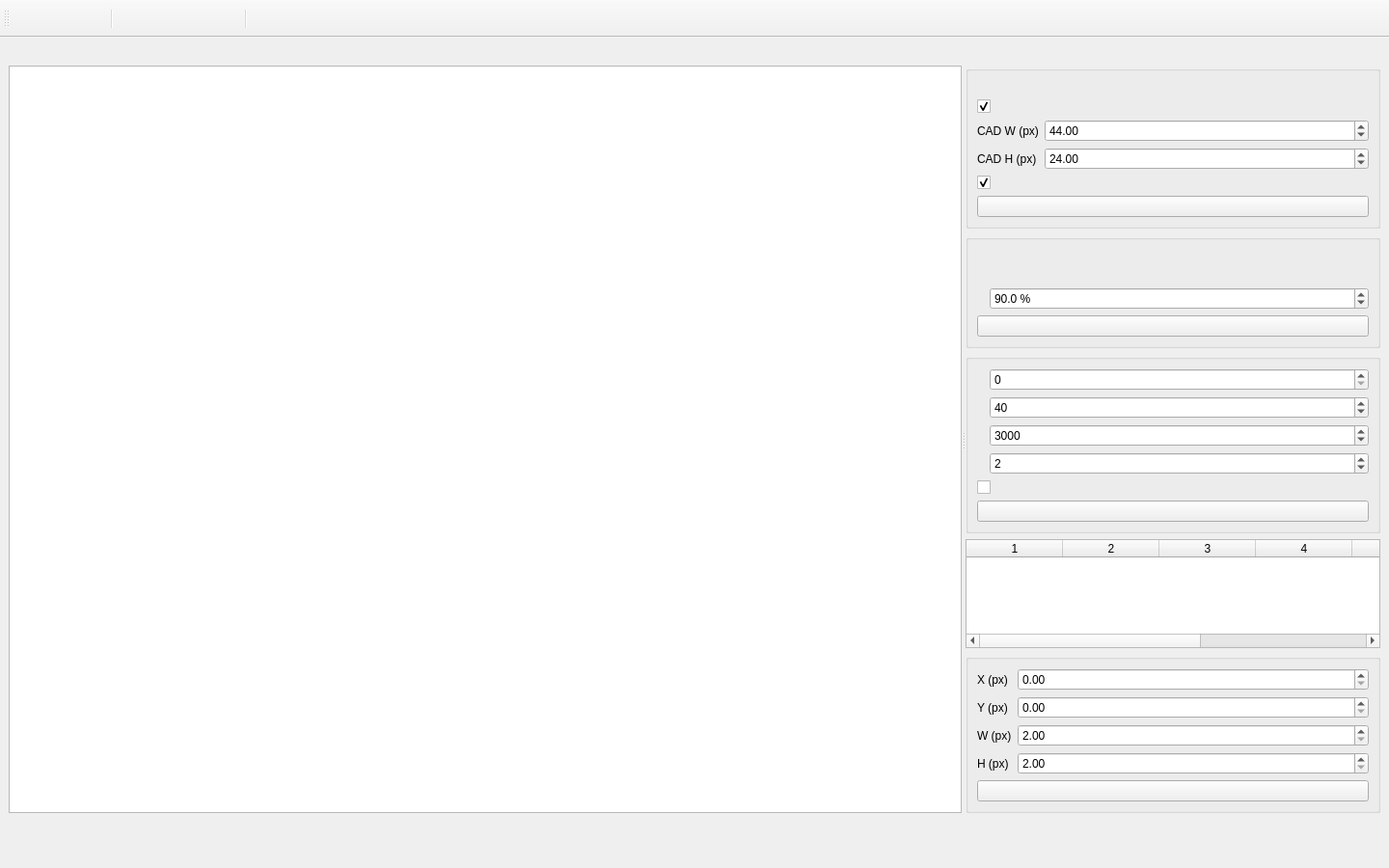
<?xml version="1.0" encoding="UTF-8"?>
<ui version="4.0">
 <class>aoi::ui::SolderTeachingWindow</class>
 <widget class="QMainWindow" name="SolderTeachingWindow">
  <property name="geometry"><rect><x>0</x><y>0</y><width>1440</width><height>900</height></rect></property>
  <widget class="QWidget" name="centralWidget">
   <layout class="QVBoxLayout" name="mainLayout">
    <item><widget class="QLabel" name="hint"><property name="wordWrap"><bool>true</bool></property></widget></item>
    <item><widget class="QSplitter" name="splitter">
     <property name="orientation"><enum>Qt::Horizontal</enum></property>
     <widget class="aoi::ui::ImageCanvas" name="canvas"/>
     <widget class="QWidget" name="side">
      <property name="minimumSize"><size><width>330</width><height>0</height></size></property>
      <property name="maximumSize"><size><width>430</width><height>16777215</height></size></property>
      <layout class="QVBoxLayout" name="sideLayout">
       <item><widget class="QGroupBox" name="cadGroup"><layout class="QFormLayout" name="cadForm">
        <item row="0" column="0" colspan="2"><widget class="QLabel" name="cadInfo"><property name="wordWrap"><bool>true</bool></property></widget></item>
        <item row="1" column="0" colspan="2"><widget class="QCheckBox" name="cadAuto"><property name="checked"><bool>true</bool></property></widget></item>
        <item row="2" column="0"><widget class="QLabel" name="cadWidthLabel"><property name="text"><string notr="true">CAD W (px)</string></property></widget></item>
        <item row="2" column="1"><widget class="QDoubleSpinBox" name="cadWidth"><property name="minimum"><double>8.0</double></property><property name="maximum"><double>1000.0</double></property><property name="value"><double>44.0</double></property></widget></item>
        <item row="3" column="0"><widget class="QLabel" name="cadHeightLabel"><property name="text"><string notr="true">CAD H (px)</string></property></widget></item>
        <item row="3" column="1"><widget class="QDoubleSpinBox" name="cadHeight"><property name="minimum"><double>8.0</double></property><property name="maximum"><double>1000.0</double></property><property name="value"><double>24.0</double></property></widget></item>
        <item row="4" column="0" colspan="2"><widget class="QCheckBox" name="cadSnap"><property name="checked"><bool>true</bool></property></widget></item>
        <item row="5" column="0" colspan="2"><widget class="QPushButton" name="cadWholeButton"/></item>
       </layout></widget></item>
       <item><widget class="QGroupBox" name="sampleGroup"><layout class="QFormLayout" name="sampleForm">
        <item row="0" column="0" colspan="2"><widget class="QLabel" name="sampleSummary"/></item>
        <item row="1" column="0" colspan="2"><widget class="QLabel" name="sizeSummary"><property name="wordWrap"><bool>true</bool></property></widget></item>
        <item row="2" column="0"><widget class="QLabel" name="similarityLabel"/></item>
        <item row="2" column="1"><widget class="QDoubleSpinBox" name="similarity"><property name="minimum"><double>50.0</double></property><property name="maximum"><double>99.0</double></property><property name="decimals"><number>1</number></property><property name="value"><double>90.0</double></property><property name="suffix"><string notr="true"> %</string></property></widget></item>
        <item row="3" column="0" colspan="2"><widget class="QPushButton" name="searchButton"/></item>
       </layout></widget></item>
       <item><widget class="QGroupBox" name="detectionGroup"><layout class="QFormLayout" name="detectForm">
        <item row="0" column="0"><widget class="QLabel" name="thresholdLabel"/></item>
        <item row="0" column="1"><widget class="QSpinBox" name="threshold"><property name="maximum"><number>255</number></property></widget></item>
        <item row="1" column="0"><widget class="QLabel" name="minAreaLabel"/></item>
        <item row="1" column="1"><widget class="QSpinBox" name="minArea"><property name="minimum"><number>1</number></property><property name="maximum"><number>10000000</number></property><property name="value"><number>40</number></property></widget></item>
        <item row="2" column="0"><widget class="QLabel" name="maxAreaLabel"/></item>
        <item row="2" column="1"><widget class="QSpinBox" name="maxArea"><property name="minimum"><number>1</number></property><property name="maximum"><number>10000000</number></property><property name="value"><number>3000</number></property></widget></item>
        <item row="3" column="0"><widget class="QLabel" name="paddingLabel"/></item>
        <item row="3" column="1"><widget class="QSpinBox" name="padding"><property name="maximum"><number>100</number></property><property name="value"><number>2</number></property></widget></item>
        <item row="4" column="0" colspan="2"><widget class="QCheckBox" name="darkForeground"/></item>
        <item row="5" column="0" colspan="2"><widget class="QPushButton" name="repeatButton"/></item>
       </layout></widget></item>
       <item><widget class="QTableWidget" name="table">
        <property name="editTriggers"><set>QAbstractItemView::NoEditTriggers</set></property>
        <property name="selectionMode"><enum>QAbstractItemView::ExtendedSelection</enum></property>
        <property name="selectionBehavior"><enum>QAbstractItemView::SelectRows</enum></property>
        <property name="columnCount"><number>7</number></property>
        <column/><column/><column/><column/><column/><column/><column/>
       </widget></item>
       <item><widget class="QGroupBox" name="geometryGroup"><layout class="QFormLayout" name="geometryForm">
        <item row="0" column="0"><widget class="QLabel" name="xLabel"><property name="text"><string notr="true">X (px)</string></property></widget></item>
        <item row="0" column="1"><widget class="QDoubleSpinBox" name="x"><property name="maximum"><double>10000000.0</double></property></widget></item>
        <item row="1" column="0"><widget class="QLabel" name="yLabel"><property name="text"><string notr="true">Y (px)</string></property></widget></item>
        <item row="1" column="1"><widget class="QDoubleSpinBox" name="y"><property name="maximum"><double>10000000.0</double></property></widget></item>
        <item row="2" column="0"><widget class="QLabel" name="wLabel"><property name="text"><string notr="true">W (px)</string></property></widget></item>
        <item row="2" column="1"><widget class="QDoubleSpinBox" name="w"><property name="minimum"><double>2.0</double></property><property name="maximum"><double>10000000.0</double></property></widget></item>
        <item row="3" column="0"><widget class="QLabel" name="hLabel"><property name="text"><string notr="true">H (px)</string></property></widget></item>
        <item row="3" column="1"><widget class="QDoubleSpinBox" name="h"><property name="minimum"><double>2.0</double></property><property name="maximum"><double>10000000.0</double></property></widget></item>
        <item row="4" column="0" colspan="2"><widget class="QPushButton" name="applyButton"/></item>
       </layout></widget></item>
      </layout>
     </widget>
    </widget></item>
    <item><widget class="QLabel" name="message"><property name="wordWrap"><bool>true</bool></property><property name="minimumSize"><size><width>0</width><height>42</height></size></property></widget></item>
   </layout>
  </widget>
  <widget class="QToolBar" name="toolbar"><attribute name="toolBarArea"><enum>TopToolBarArea</enum></attribute><attribute name="toolBarBreak"><bool>false</bool></attribute>
   <addaction name="actionOpenImage"/><addaction name="actionOpenRecipe"/><addaction name="actionSave"/><addaction name="separator"/>
   <addaction name="actionRegion"/><addaction name="actionSearch"/><addaction name="actionSelect"/><addaction name="actionManual"/><addaction name="separator"/>
   <addaction name="actionUndo"/><addaction name="actionRedo"/><addaction name="actionDelete"/><addaction name="actionFit"/><addaction name="actionCancel"/>
  </widget>
  <action name="actionOpenImage"/><action name="actionOpenRecipe"/><action name="actionSave"/>
  <action name="actionRegion"/><action name="actionSearch"/><action name="actionSelect"/><action name="actionManual"/>
  <action name="actionUndo"/><action name="actionRedo"/><action name="actionDelete"/><action name="actionFit"/><action name="actionCancel"/>
 </widget>
 <customwidgets><customwidget><class>aoi::ui::ImageCanvas</class><extends>QGraphicsView</extends><header>presentation/canvas/ImageCanvas.h</header></customwidget></customwidgets>
 <resources/><connections/>
</ui>
